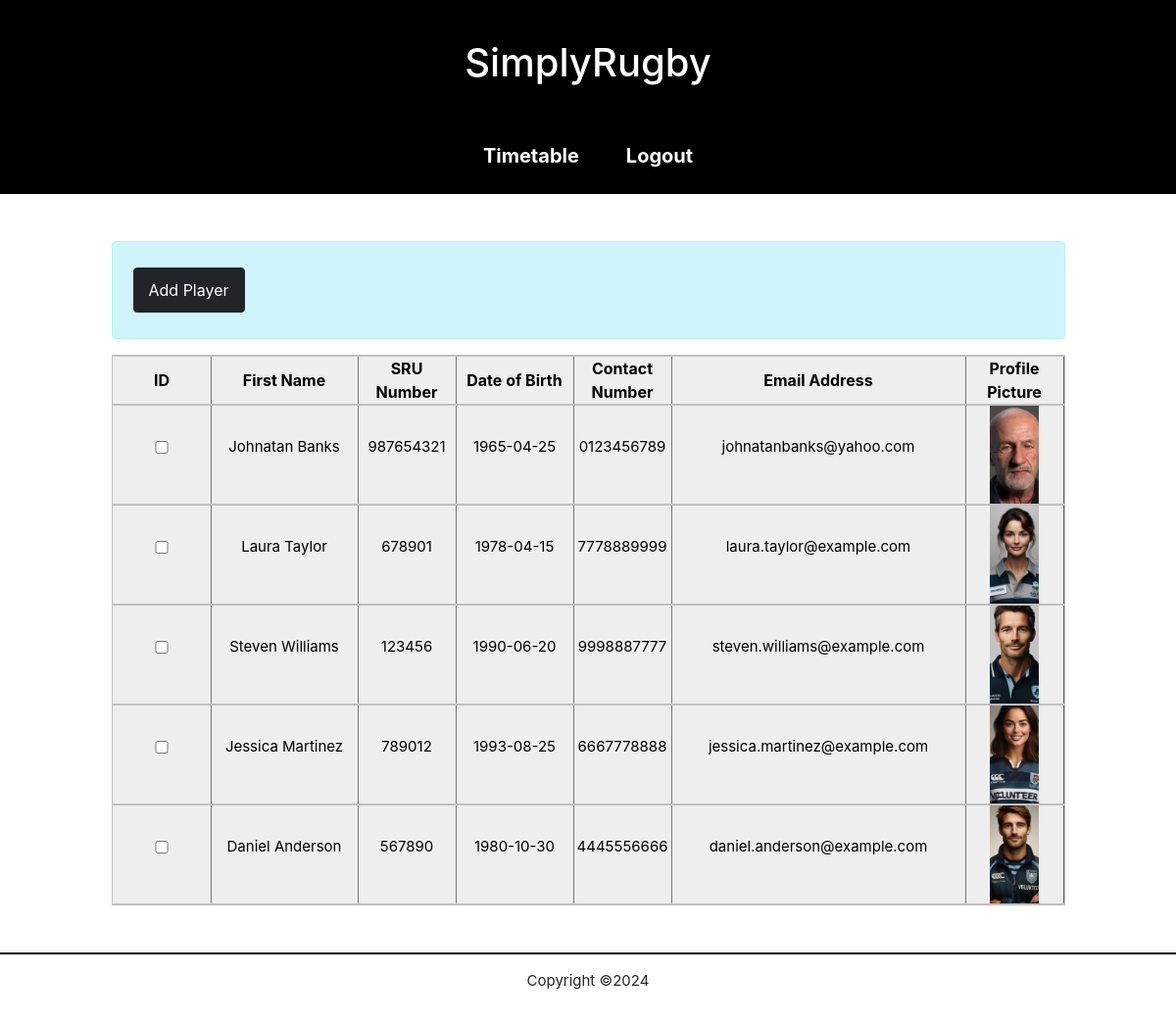
Screenshot of /member-list.php (signed in) with the database file from the repository.
### tables this page shows
CREATE TABLE members (
  member_id INT PRIMARY KEY AUTO_INCREMENT NOT NULL,
  address_id INT NOT NULL,
  user_id INT,
  first_name  varchar(32) NOT NULL,
  last_name  varchar(32) NOT NULL,
  dob DATE,
  sru_no  INT NOT NULL,
  contact_no  varchar(40) NOT NULL,
  mobile_no  varchar(40),
  email_address varchar(45),
  filename VARCHAR(64),
  FOREIGN KEY (address_id) REFERENCES addresses (address_id),
  FOREIGN KEY (user_id) REFERENCES users (user_id)
);

### classes/member.php (called while the page is built, shortened)
<?php
require_once("classes/utils.php");
class Member
{
  public static function getAllMembers()
  {
    $conn = Connection::connect();
    $stmt = $conn->prepare(SQL::$getAllMembers);
    $stmt->execute();
    $members = $stmt->fetchAll();
    return $members;
  }
}

### classes/utils.php (called while the page is built, shortened)
<?php
class Utils {
  public static function escape($input) {
    return trim(htmlspecialchars($input));
  }
}

### components/member-card.php (the view)
<a class="player-card" href="member-page.php?id=<?php echo $member_id; ?>">
<div class="id-container card-container">
    <td><input type="checkbox" name="check_list[]" class="cb" onchange="cbChange(this)" value="<?php echo $member_id; ?>"></td>
  </div>
  <div class="fullN-container card-container">
  <p><?php echo $firstName . ' ' . $lastName ?></p>
  </div>
  <div class="sru-container card-container">
      <p class="player-price"><?php echo $sruNumber; ?></p>
  </div>
  <div class="dob-container card-container">
      <p class="player-price"><?php echo $dob; ?></p>
  </div>
  <div class="contactNo-container card-container">
      <p class="player-price"><?php echo $contactNumber; ?></p>
  </div>
  <div class="email-container card-container">
      <p class="player-price"><?php echo $emailAddress; ?></p>
  </div>
  <div class="pfp-container card-container">
    <img src="images/<?php echo $filename; ?>" alt="Cover for <?php echo $firstName; ?>" class="player-image">
 </div>
</a>

### classes/components.php (shortened to what this page needs)
<?php
class Components {
  public static function pageHeader($pageTitle, $stylesheets, $scripts) {
    require("components/header.php");
  }
  public static function pageFooter() {
    require("components/footer.php");
  }
  public static function allMembers($members)
  {
    if (!empty($members)) {
      foreach ($members as $member) {
        $member_id = Utils::escape($member["member_id"]);
        $firstName = Utils::escape($member["first_name"]);
        $lastName = Utils::escape($member["last_name"]);
        $dob = Utils::escape($member["dob"]);
        $sruNumber = Utils::escape($member["sru_no"]);
        $contactNumber = Utils::escape($member["contact_no"]);
        $emailAddress = Utils::escape($member["email_address"]);
        $filename = Utils::escape($member["filename"]);
        require("components/member-card.php");
      }
    } else {
      require("components/no-players-found.php");
    }
  }
}

### css/style.css (style rules this page uses)
* { box-sizing: border-box; }
body { margin: 0; overflow-x: hidden; }
body, button, input, textarea, select { font-family: "Arial", "Helvetica", sans-serif; font-size: 16px; }
a { text-decoration: none; color: #000; }
.player-card, .address-card { color: black; flex: 1; max-width: 300px; text-align: center; text-decoration: none; }
.player-card, .address-card:hover { background-color: #eee; }
.player-image { width: 100%; object-fit: cover; }
input:not(input.button) { margin-bottom: 16px; padding: 8px; width: 100%; }
@media screen and (min-width:320px) { p, .skills-card div { font-size: 15px; } }
@media screen and (min-width:320px) { .player-card, .address-card { display: flex; max-width: 90%; flex-direction: row; justify-content: space-between; align-items: stretch; border:1px black solid; } }
@media screen and (min-width:320px) { .card-container { width: 500px; display: flex; align-items: center; flex-direction: column; justify-content: center; box-shadow: .5px 0 0 #000; } }
@media screen and (min-width:320px) { .id-container { width: 25px; } }
@media screen and (min-width:320px) { .fullN-container { width: 70px; } }
@media screen and (min-width:320px) { .pfp-container { width: 100px; } }
@media screen and (min-width:320px) { .pfp-container img { width: 50px; } }
@media screen and (min-width:320px) { .sru-container { display: none; } }
@media screen and (min-width:320px) { .dob-container { width: 100px; } }
@media screen and (min-width:320px) { .contactNo-container { display: none; } }
@media screen and (min-width:320px) { .email-container { display: none; } }
@media screen and (min-width:320px) { p, body, td, input, select, button { font-family: -apple-system,system-ui,BlinkMacSystemFont,'Segoe UI',Roboto,'Helvetica Neue',Arial,sans-serif; } }
@media screen and (min-width:650px) { .email-container { display: flex; width: 200px; } }
@media screen and (min-width:650px) { .sru-container { display: none; } }
@media screen and (min-width:740px) { .sru-container, .address-line2-container { display: flex; align-items: center; width: 100px; } }
@media screen and (min-width: 950px) { .player-card, .address-card { margin:0 auto; max-width: 1950px; display: flex; flex-direction: row; justify-content: space-between; align-items: stretch; border:1px #c0c0c0 solid; } }
@media screen and (min-width: 950px) { .card-container { width: 500px; display: flex; align-items: center; justify-content: center; box-shadow: .5px 0 0 #000; } }
@media screen and (min-width: 950px) { .id-container { width: 100px; padding:0 25px; } }
@media screen and (min-width: 950px) { .fullN-container { width: 150px; } }
@media screen and (min-width: 950px) { .pfp-container { width: 100px; } }
@media screen and (min-width: 950px) { .sru-container { width: 100px; padding:0 15px; } }
@media screen and (min-width: 950px) { .dob-container { width: 120px; } }
@media screen and (min-width: 950px) { .contactNo-container { width: 100px; padding:0 15px; } }
@media screen and (min-width: 950px) { .email-container { width: 300px; padding:0 25px; } }
@media screen and (min-width: 950px) { .pfp-container { width: 100px; padding:0 15px; } }
@media screen and (min-width: 950px) { .player-image { height: 100px; width: 50px; } }

### rows the page displays
members: first_name "Johnatan", last_name "Banks", sru_no "987654321", dob "1965-04-25", contact_no "0123456789", email_address "johnatanbanks@yahoo.com", filename (picture)
members: first_name "Laura", last_name "Taylor", sru_no "678901", dob "1978-04-15", contact_no "7778889999", email_address "laura.taylor@example.com", filename (picture)
members: first_name "Steven", last_name "Williams", sru_no "123456", dob "1990-06-20", contact_no "9998887777", email_address "steven.williams@example.com", filename (picture)
members: first_name "Jessica", last_name "Martinez", sru_no "789012", dob "1993-08-25", contact_no "6667778888", email_address "jessica.martinez@example.com", filename (picture)
members: first_name "Daniel", last_name "Anderson", sru_no "567890", dob "1980-10-30", contact_no "4445556666", email_address "daniel.anderson@example.com", filename (picture)
